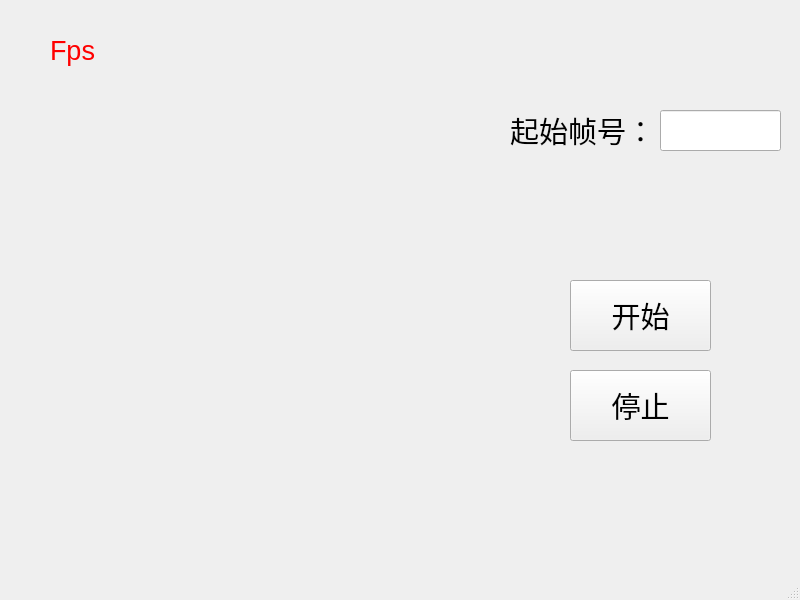
<?xml version="1.0" encoding="UTF-8"?>
<ui version="4.0">
 <class>MainWindow</class>
 <widget class="QMainWindow" name="MainWindow">
  <property name="geometry">
   <rect>
    <x>0</x>
    <y>0</y>
    <width>800</width>
    <height>600</height>
   </rect>
  </property>
  <property name="windowTitle">
   <string>MainWindow</string>
  </property>
  <widget class="QWidget" name="centralwidget">
   <widget class="QLabel" name="label">
    <property name="geometry">
     <rect>
      <x>40</x>
      <y>90</y>
      <width>431</width>
      <height>411</height>
     </rect>
    </property>
    <property name="styleSheet">
     <string notr="true">color: red
</string>
    </property>
    <property name="text">
     <string/>
    </property>
    <property name="alignment">
     <set>Qt::AlignLeading|Qt::AlignLeft|Qt::AlignTop</set>
    </property>
   </widget>
   <widget class="QLabel" name="label_2">
    <property name="geometry">
     <rect>
      <x>510</x>
      <y>100</y>
      <width>141</width>
      <height>61</height>
     </rect>
    </property>
    <property name="font">
     <font>
      <pointsize>22</pointsize>
     </font>
    </property>
    <property name="text">
     <string>起始帧号：</string>
    </property>
   </widget>
   <widget class="QLineEdit" name="lineEdit">
    <property name="geometry">
     <rect>
      <x>660</x>
      <y>110</y>
      <width>121</width>
      <height>41</height>
     </rect>
    </property>
    <property name="font">
     <font>
      <pointsize>20</pointsize>
     </font>
    </property>
   </widget>
   <widget class="QPushButton" name="pushButton">
    <property name="geometry">
     <rect>
      <x>570</x>
      <y>280</y>
      <width>141</width>
      <height>71</height>
     </rect>
    </property>
    <property name="font">
     <font>
      <pointsize>22</pointsize>
     </font>
    </property>
    <property name="text">
     <string>开始</string>
    </property>
   </widget>
   <widget class="QPushButton" name="pushButton_2">
    <property name="geometry">
     <rect>
      <x>570</x>
      <y>370</y>
      <width>141</width>
      <height>71</height>
     </rect>
    </property>
    <property name="font">
     <font>
      <pointsize>22</pointsize>
     </font>
    </property>
    <property name="text">
     <string>停止</string>
    </property>
   </widget>
   <widget class="QLabel" name="label_3">
    <property name="geometry">
     <rect>
      <x>50</x>
      <y>30</y>
      <width>131</width>
      <height>41</height>
     </rect>
    </property>
    <property name="font">
     <font>
      <pointsize>20</pointsize>
     </font>
    </property>
    <property name="styleSheet">
     <string notr="true">color: red
</string>
    </property>
    <property name="text">
     <string>Fps</string>
    </property>
   </widget>
  </widget>
  <widget class="QStatusBar" name="statusbar"/>
 </widget>
 <resources/>
 <connections/>
</ui>
